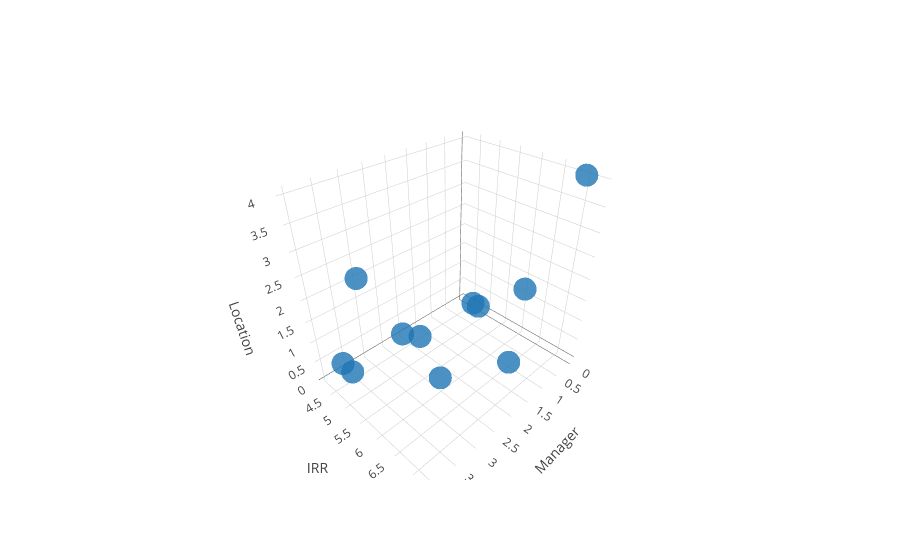

Notebook cell for this chart:
### Markdown cell above
### Plot raw data

### Code cell
# dict to convert cat to number for plotting
# switch key, value in dict to get cat data as keys
temp = dict(enumerate(set(X[:,0])))
managers = {v:k for k,v in temp.items()}
temp= dict(enumerate(set(X[:,2])))
locations = {v:k for k,v in temp.items()}

# plot synthetic data
trace = go.Scatter3d(
    x = [managers[k] for k in X[:,0]],
    y = X[:,1],
    z = [locations[k] for k in X[:,2]],
    mode = 'markers',
    marker=dict(opacity=0.8),
)

layout = go.Layout(
            scene = dict(
                xaxis = dict(
                    title='Manager'),
                    yaxis = dict(
                        title='IRR'),
                    zaxis = dict(
                        title='Location'),),
                  )

fig = go.Figure(data=[trace], layout=layout)
iplot(fig, filename = 'cluster')

### Figure 1 — Plotly figure (JSON) as saved in the notebook; plotly's stock layout.template omitted (floating-point values rounded to 4 significant figures)
{"data": [{"marker": {"opacity": 0.8}, "mode": "markers", "type": "scatter3d", "x": [3, 3, 2, 3, 1, 1, 4, 3, 4, 4, 0], "y": [7.2, 7.3, 4.2, 4.2, 6.7, 6.5, 7.2, 6.5, 5, 5.3, 7], "z": [3, 3, 0, 2, 2, 0, 3, 1, 1, 1, 4]}], "layout": {"scene": {"xaxis": {"title": "Manager"}, "yaxis": {"title": "IRR"}, "zaxis": {"title": "Location"}}}}
